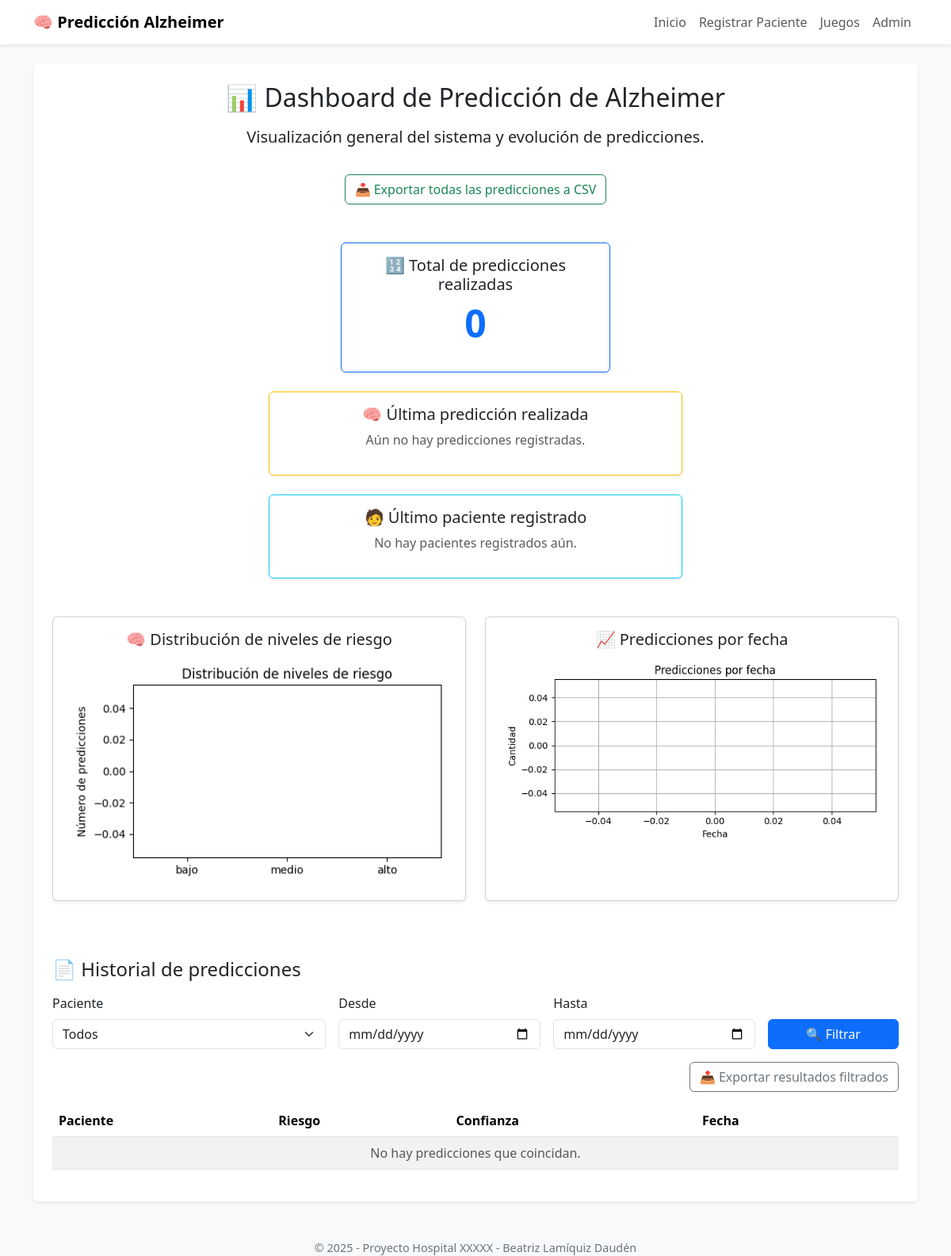
The app's page /predictions/dashboard/, older data.
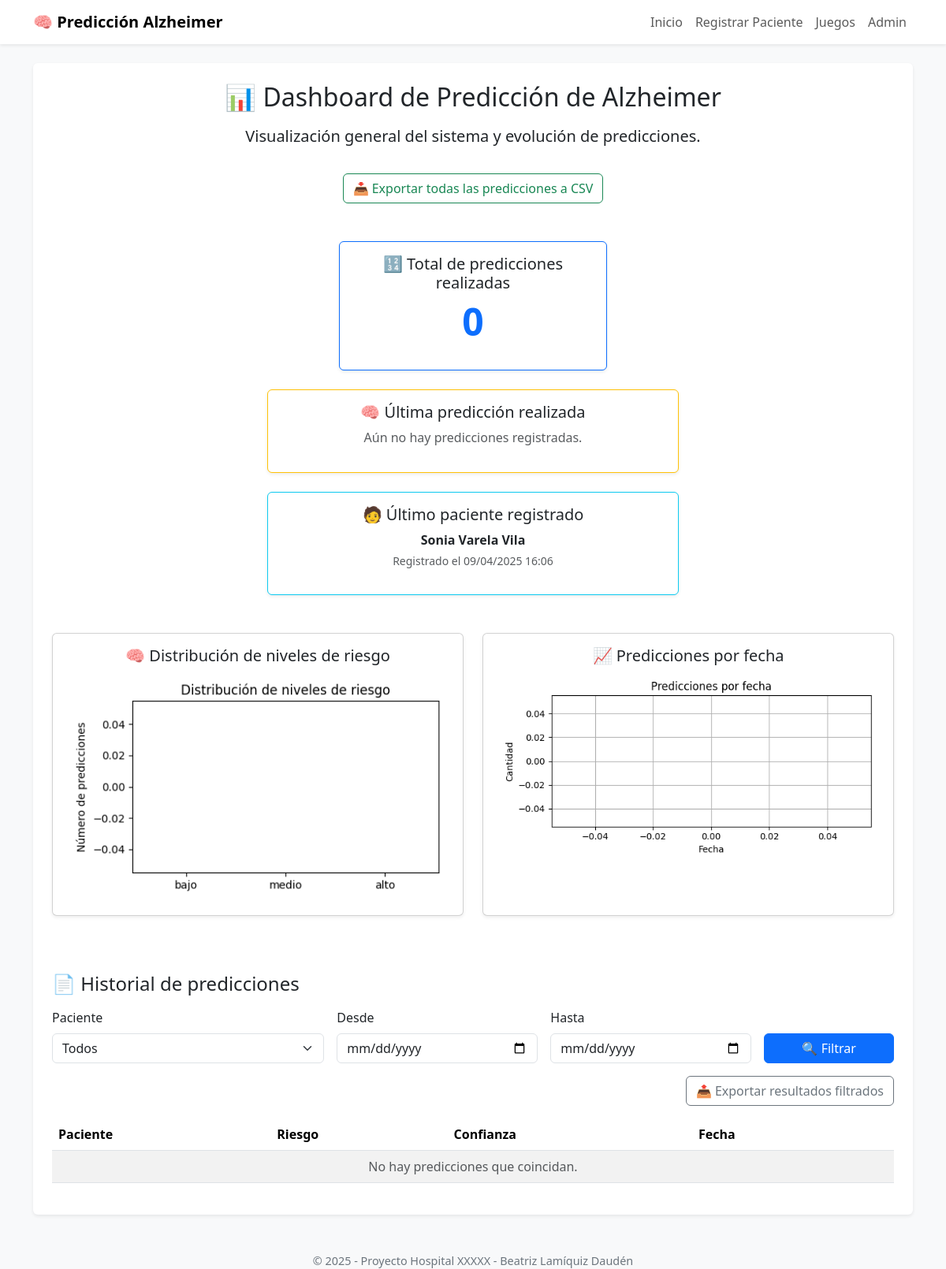
The same page, newer data.
### patients/models.py (models this page shows, shortened)
class Patient(models.Model):
    GENDER_CHOICES = [
        ('M', 'Masculino'),
        ('F', 'Femenino'),
        ('O', 'Otro'),
    ]
    EDUCATION_CHOICES = [
        ('primaria', 'Educación Primaria'),
        ('secundaria', 'Educación Secundaria'),
        ('universidad', 'Educación Universitaria'),
        ('postgrado', 'Postgrado'),
    ]
    id_patient = models.CharField(max_length=20, primary_key=True, verbose_name="ID Paciente (DNI/TIS)")
    name = models.CharField(max_length=100, verbose_name="Nombre completo")
    age = models.IntegerField(validators=[MinValueValidator(0), MaxValueValidator(120)], verbose_name="Edad")
    gender = models.CharField(max_length=1, choices=GENDER_CHOICES, verbose_name="Sexo")
    education_level = models.CharField(max_length=20, choices=EDUCATION_CHOICES, verbose_name="Nivel educativo")
    occupation = models.CharField(max_length=100, blank=True, null=True, verbose_name="Ocupación")
    created_at = models.DateTimeField(auto_now_add=True)
    updated_at = models.DateTimeField(auto_now=True)

### prediction/views.py (the view)
# urls.py: path('predictions/', include('prediction.urls')),  # 👈 necesario para dashboard y show_result
def dashboard(request):
    start_date = request.GET.get('start_date')
    end_date = request.GET.get('end_date')
    predictions = Prediction.objects.all()
    if start_date:
        predictions = predictions.filter(date_predicted__date__gte=parse_date(start_date))
    if end_date:
        predictions = predictions.filter(date_predicted__date__lte=parse_date(end_date))
    predictions = predictions.order_by('date_predicted')
    latest_patient = Patient.objects.order_by('-created_at').first()
    latest_prediction = predictions.last()
    levels = ['bajo', 'medio', 'alto']
    counts = [predictions.filter(risk_level=lvl).count() for lvl in levels]
    fig1, ax1 = plt.subplots(figsize=(5, 3))
    ax1.bar(levels, counts, color=['green', 'orange', 'red'])
    ax1.set_title('Distribución de niveles de riesgo')
    ax1.set_ylabel('Número de predicciones')
    plt.tight_layout()
    buffer1 = io.BytesIO()
    fig1.savefig(buffer1, format='png')
    graphic1 = base64.b64encode(buffer1.getvalue()).decode('utf-8')
    buffer1.close()
    plt.close(fig1)
    fechas = predictions.values_list('date_predicted', flat=True)
    fechas_formateadas = [f.date() for f in fechas]
    fechas_unicas = sorted(set(fechas_formateadas))
    frecuencias = [fechas_formateadas.count(f) for f in fechas_unicas]
    fig2, ax2 = plt.subplots(figsize=(6, 3))
    ax2.plot(fechas_unicas, frecuencias, marker='o')
    ax2.set_title('Predicciones por fecha')
    ax2.set_xlabel('Fecha')
    ax2.set_ylabel('Cantidad')
    ax2.grid(True)
    plt.tight_layout()
    buffer2 = io.BytesIO()
    fig2.savefig(buffer2, format='png')
    graphic2 = base64.b64encode(buffer2.getvalue()).decode('utf-8')
    buffer2.close()
    plt.close(fig2)
    return render(request, 'prediction/dashboard.html', {
        'graphic1': graphic1,
        'graphic2': graphic2,
        'total_predictions': predictions.count(),
        'latest_patient': latest_patient,
        'latest_prediction': latest_prediction,
        'patients': Patient.objects.all(),
    })

### templates/prediction/dashboard.html (shortened to what the changed rows need)
{% extends 'base.html' %}
{% block content %}
  <div class="mb-5 text-center">
    <h2 class="mb-3">📊 Dashboard de Predicción de Alzheimer</h2>
  </div>
  <div class="row mb-5 justify-content-center">
    <div class="col-md-6">
      <div class="card border-info shadow-sm">
        <div class="card-body text-center">
          <h5 class="card-title">🧑 Último paciente registrado</h5>
          {% if latest_patient %}
            <p class="fw-bold mb-1">{{ latest_patient.name }}</p>
            <p class="text-muted small">Registrado el {{ latest_patient.created_at|date:"d/m/Y H:i" }}</p>
          {% else %}
            <p class="text-muted">No hay pacientes registrados aún.</p>
          {% endif %}
        </div>
      </div>
    </div>
  </div>
  <div class="row mt-5">
    <div class="col">
      <div id="predictions-table">
        {% include 'prediction/includes/predictions_table.html' with predictions=None %}
      </div>
    </div>
  </div>
{% endblock %}

Row changes from the older to the newer data that the page shows:
added Patient: name "Sonia Varela Vila", created_at "09/04/2025 16:06"
Text that changed along with them:
text no longer shown: "No hay pacientes registrados aún."
text now shown: "Registrado el"
